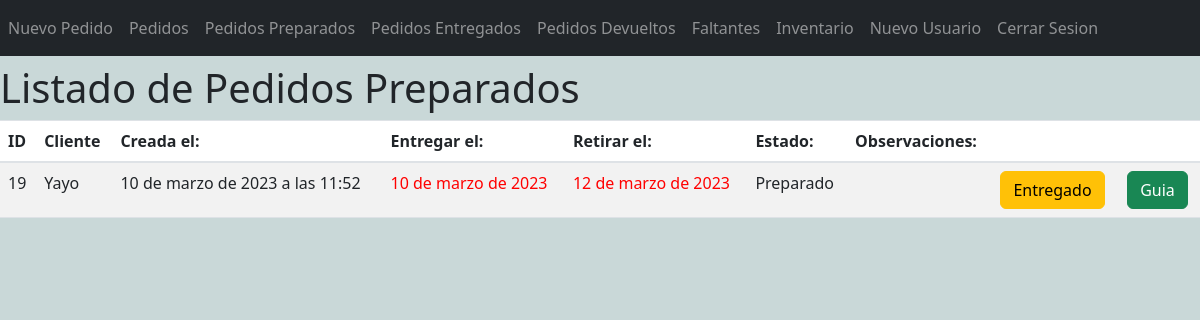
The app's page /ordenesProcesadas/ with its own data.
### ordenes/models.py (models this page shows, shortened)
class ordenRegistro(models.Model):
    cliente = models.ForeignKey(cliente, on_delete = models.DO_NOTHING)
    razon_Social = models.ForeignKey(razonSocial, on_delete=  models.DO_NOTHING, null=True, blank= True)
    fecha_creacion = models.DateTimeField(auto_now_add=True)
    fecha_entrega = models.DateField()
    fecha_evento_desde = models.DateField()
    fecha_evento_hasta = models.DateField(null=True, blank=True)
    fecha_retiro = models.DateField()
    cantidad_radios = models.PositiveIntegerField(null = False, default=0 )
    cantidad_cobras = models.PositiveIntegerField(null = False, default=0)
    cantidad_baterias = models.PositiveIntegerField(null = False, default=0)
    cantidad_cargadores = models.PositiveIntegerField(null = False, default=0)
    cantidad_manos_libres = models.PositiveIntegerField(null = False, default=0)
    cantidad_cascos = models.PositiveIntegerField(null = False, default=0)
    cantidad_repetidoras = models.PositiveIntegerField(null = False, default=0)
    cantidad_estaciones = models.PositiveIntegerField(null = False, default=0)
    observaciones = models.TextField (blank = True)
    direccion_entrega = models.TextField(blank = True)
    estado = models.ForeignKey(estado, on_delete=models.DO_NOTHING)

### cliente/models.py (models this page shows)
class cliente(models.Model):
    ruc = models.CharField(max_length=11, null= True, blank= True)
    nombre = models.CharField(max_length=100)
    direccion = models.TextField(blank=True)
    email = models.EmailField(blank=True)
    telefono = models.PositiveBigIntegerField(max_length=9,blank=True, null = True)
    persona_contacto = models.CharField(max_length = 20, null = True, blank = True)
    def __str__(self) -> str:
        return self.nombre

### estadoOrden/models.py (models this page shows)
class estado(models.Model):
    descripcion = models.CharField(max_length=20)
    def __str__(self):
        return str(self.descripcion)

### movimientos/views.py (the view)
# urls.py: path('ordenesProcesadas/',views.ordenesProcesadas, name="ordenesProcesadas"),
def ordenesProcesadas(request):
    ordenes = ordenRegistro.objects.filter(estado_id = 5)
    return render(request, 'ordenesProcesadas.html', {"listaOrdenes": ordenes})

### movimientos/templates/ordenesProcesadas.html (shortened to what this page needs)
<!DOCTYPE html>
{% extends 'base.html' %}
{% block content %}
<html lang="en">
<link href="https://cdn.jsdelivr.net/npm/bootstrap@5.3.0-alpha1/dist/css/bootstrap.min.css" rel="stylesheet"
>
<head>
</head>
<body>
    <div class="row">
        <div class="table-responsive py-2">
            <h1>Listado de Pedidos Preparados</h1>
            <table class="table table-striped">
                <thead>
                    <tr>
                        <th>
                            ID
                        </th>
                        <th>
                            Cliente
                        </th>
                        <th>
                            Creada el:
                        </th>
                        <th>
                            Entregar el:
                        </th>
                        <th>
                            Retirar el:
                        </th>
                        <th>
                            Estado:
                        </th>
                        <th>
                            Observaciones:
                        </th>
                        <th colspan="2"></th>
                    </tr>
                </thead>
                <tbody>
                    {% for c in listaOrdenes %}
                    <tr>
                        <td>{{c.id}}</td>
                        <td>{{c.cliente}}</td>
                        <td>{{c.fecha_creacion}}</td>
                        <td><font color="red">{{c.fecha_entrega}}</td></font>
                        <td><font color="red">{{c.fecha_retiro}}</td></font>
                        <td>{{c.estado}}</td>
                        <td>{{c.observaciones}} {{cantidadRadios}}</td>
                        <td><a href='/cambiaEstadoEnt/{{c.id}}' class="btn btn-warning">Entregado</a></td>
                        <td><a href='/generaPDFGuia/{{c.id}}' target="_blank" class="btn btn-success">Guia</a></td>
                    </tr>
                    {% endfor %}
                </tbody>
            </table>
        </div>
    </div>
</body>
{% endblock %}

### records on screen
ordenRegistro: id "19", cliente "Yayo", fecha_creacion "10 de marzo de 2023 a las 11:52", fecha_entrega "10 de marzo de 2023", fecha_retiro "12 de marzo de 2023", estado "Preparado"
